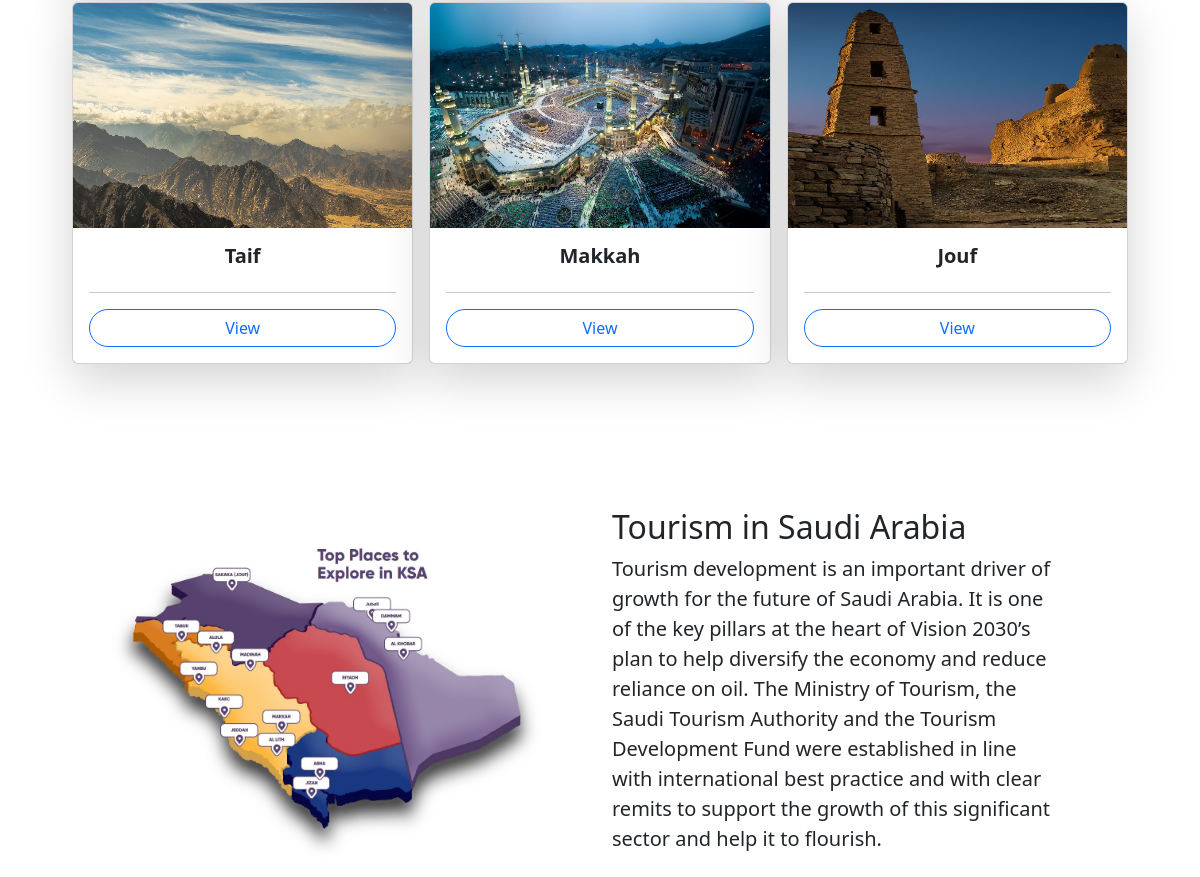
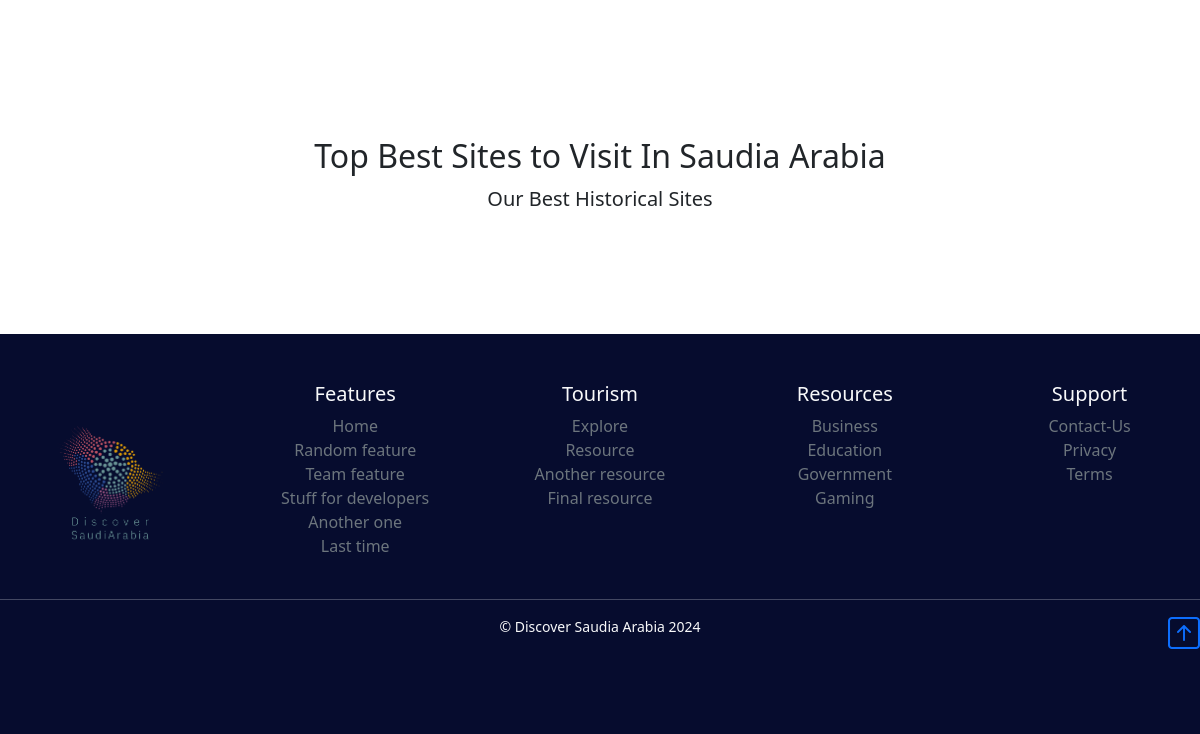
The page /destinations/ (lower part) on the database as committed earlier (2 pictures, top to bottom).
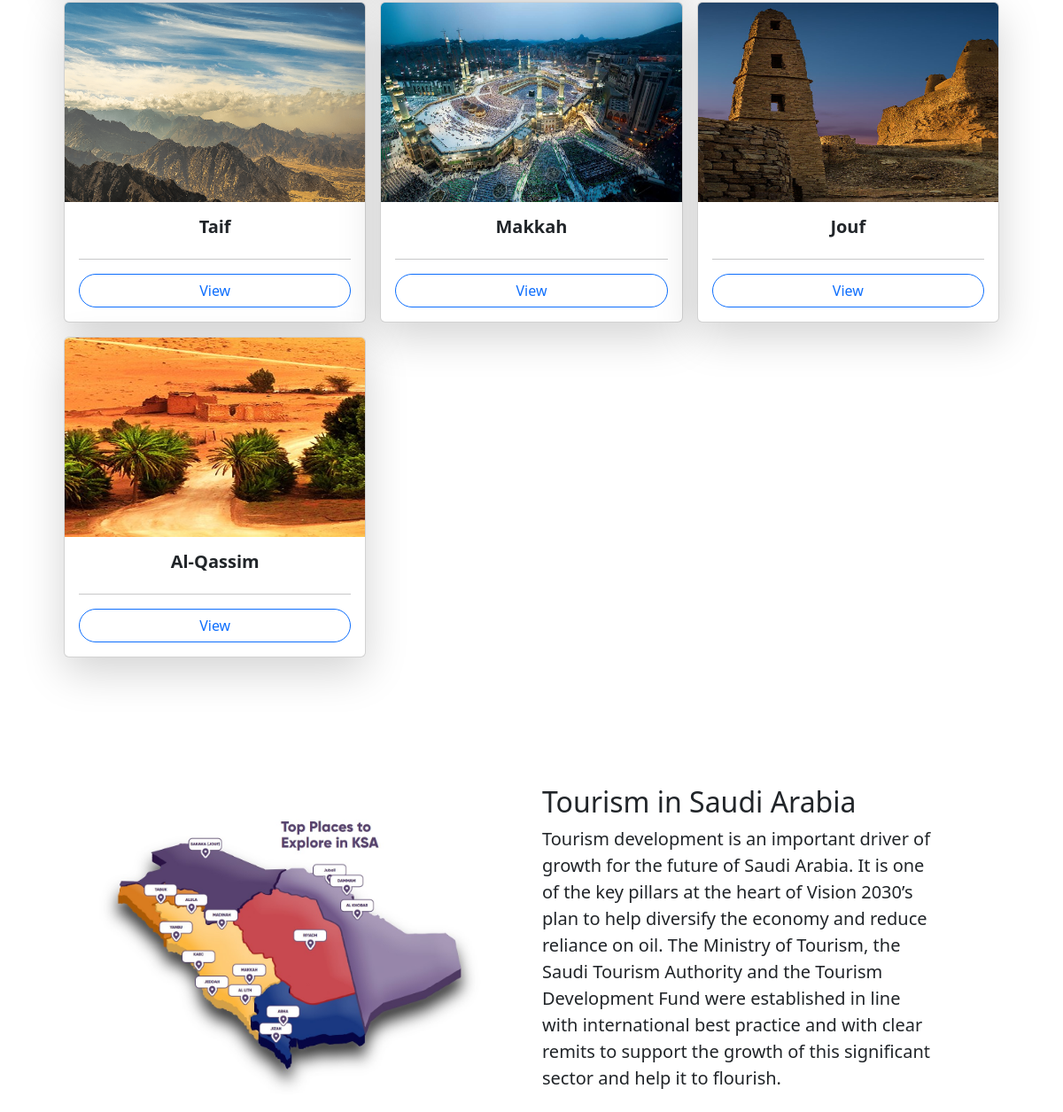
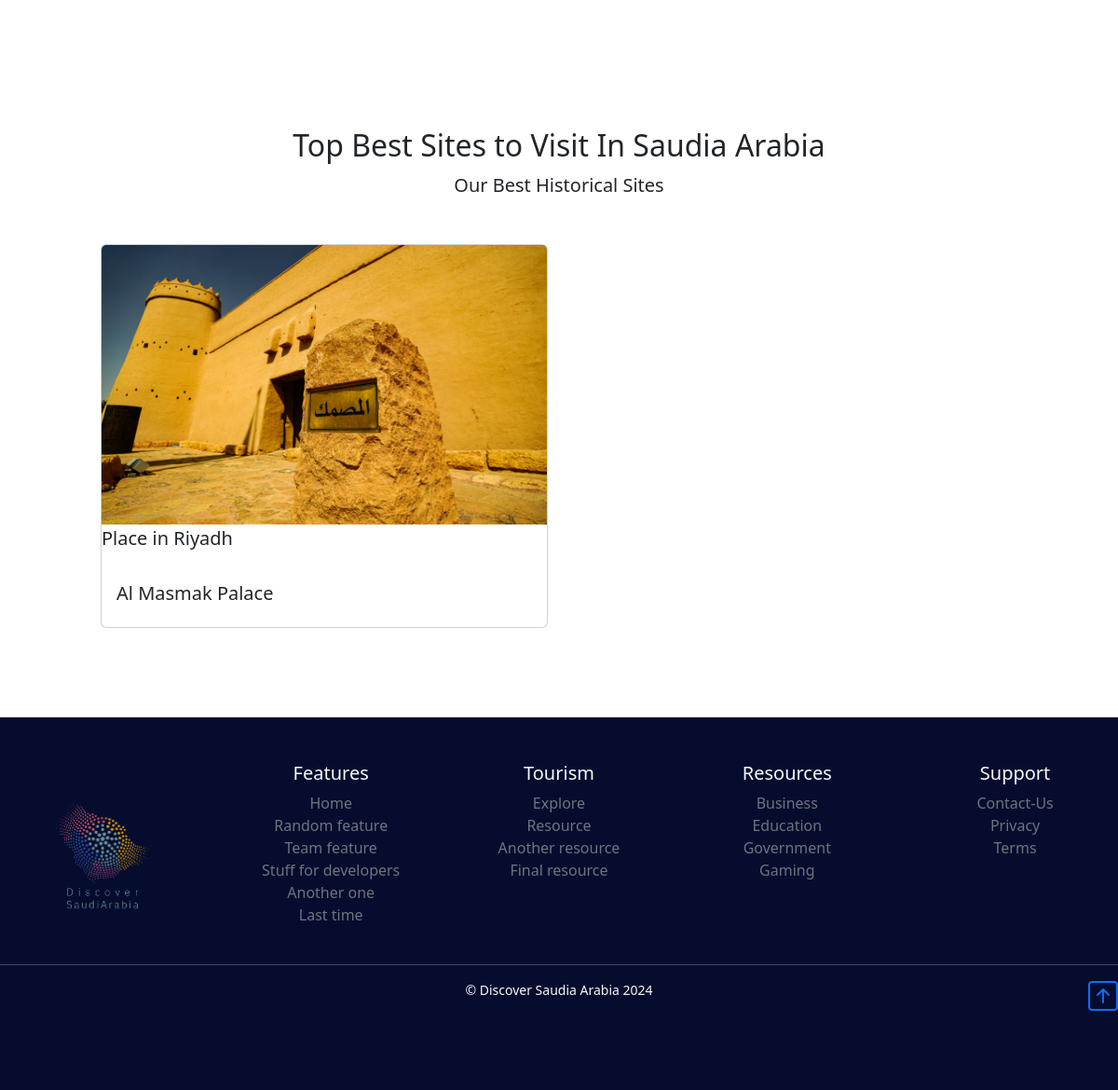
The same page on the database as committed later (2 pictures, top to bottom).
### core/models.py (models this page shows, shortened)
class Destination(models.Model):
    name=models.CharField(max_length=100)
    summary=models.TextField(max_length=1000)
    published_at=models.DateTimeField( auto_now=True)
    image=models.ImageField(upload_to=destination_image_upload)
    slug=models.SlugField(blank=True,null=True)
    def __str__(self) :
        return self.name

class Site(models.Model):
    name=models.CharField(max_length=100)
    summary=models.TextField(max_length=1000)
    image=models.ImageField(upload_to=sites_image_upload)
    location=models.ImageField(upload_to=locations_image_upload)
    destination=models.ForeignKey(Destination, related_name='sites', on_delete=models.CASCADE)
    slug=models.SlugField(blank=True,null=True)
    map_link=models.URLField(max_length=250)

### core/views.py (the view)
# urls.py: path('destinations/',views.destination_list_view,name="destination_list_view"),
def destination_list_view(request):
    destination_list=Destination.objects.all()
    site_list=Site.objects.all()
    context={'Destinations_list_Var':destination_list,'Sites_list_Var':site_list}
    return render(request,'destinations/destination_list.html',context)

### core/templates/destinations/destination_list.html (shortened to what this page needs)
{% extends "base.html" %}
{% load static %}
{% block content %}
<main>
      <div class="p-5">
        <div class="container">
          <div class="album py-5 text-body-dark">
            <div class="container">
              <div class="row row-cols-1 row-cols-sm-2 row-cols-md-3 g-3">
               {% for destination in Destinations_list_Var  %}
               <div class="col">
                <div class="card shadow-lg">
                  <a href="{% url 'core:destination_detail_view' destination.slug %}" class="text-decoration-none">
                    <img src="{{destination.image.url}}" class="card-img-top" width="100%" height="225" alt="...">
                  </a>
                  <div class="card-body d-flex flex-column">
                    <h5 class="fw-bold text-center text-body-dark card-title">{{destination.name}}</h5>
                    <hr>
                    <div class="d-flex justify-content-center align-items-center flex-grow-1">
                      <div class="btn-group w-100">
                        <a href="{% url 'core:destination_detail_view' destination.slug %}" class="text-decoration-none w-100">
                          <button type="button" class="btn btn-md rounded-pill btn-outline-primary w-100">View</button>
                        </a>
                      </div>
                    </div>
                  </div>
                </div>
              </div>
              {% endfor %}
            </div>
          </div>
      </div>
    </div>
      <div id="tourism" class="p-5 text-body-dark">
        <div class="container">
          <div class="row align-items-center justify-content-between">
            <div class="col-md">
              <img src="{% static 'img/saud.jpg' %}" class="img-fluid" alt="" />
            </div>
            <div class="col-md p-5">
              <h2>Tourism in Saudi Arabia</h2>
              <p class="lead">
                Tourism development is an important driver of growth for the future of Saudi Arabia. It is one of the key pillars at the heart of Vision 2030’s plan to help diversify the economy and reduce reliance on oil. The Ministry of Tourism, the Saudi Tourism Authority and the Tourism Development Fund were established in line with international best practice and with clear remits to support the growth of this significant sector and help it to flourish.
              </p>
            </div>
          </div>
        </div>
    </div>
    <div id="Tours" class="p-5 text-body-dark" >
      <div class="container">
        <div>
          <h2 class="text-center text-body-dark">Top Best Sites to Visit In Saudia Arabia</h2>
        </div>
        <p class="lead text-center text-body-dark mb-5">
          Our Best Historical Sites
        </p>
        <div class="row row-cols-1 row-cols-md-2 g-4">
          {% for site in Sites_list_Var|slice:":4"  %}
          <div class="col ">
            <div class="card">
              <a href="{% url 'core:site_detail_view' site.slug %}" class="text-decoration-none">
              <img src="{{site.image.url}}" class="card-img-top"  width="100%" height="300" alt="...">
              </a>
              <p class=" lead card-text">Place in {{site.destination}}</p>
              <div class="card-body">
                <h5 class="card-title text-body-dark">{{site.name}}</h5>
              </div>
            </div>
          </div>
          {% endfor %}
        </div>
      </div>
  </div>
  </main>
{% endblock content %}

Rows that differ between the two databases and show on the page:
added Destination: image (picture), name "Al-Qassim"
added Site: image (picture), destination "Riyadh", name "Al Masmak Palace"
